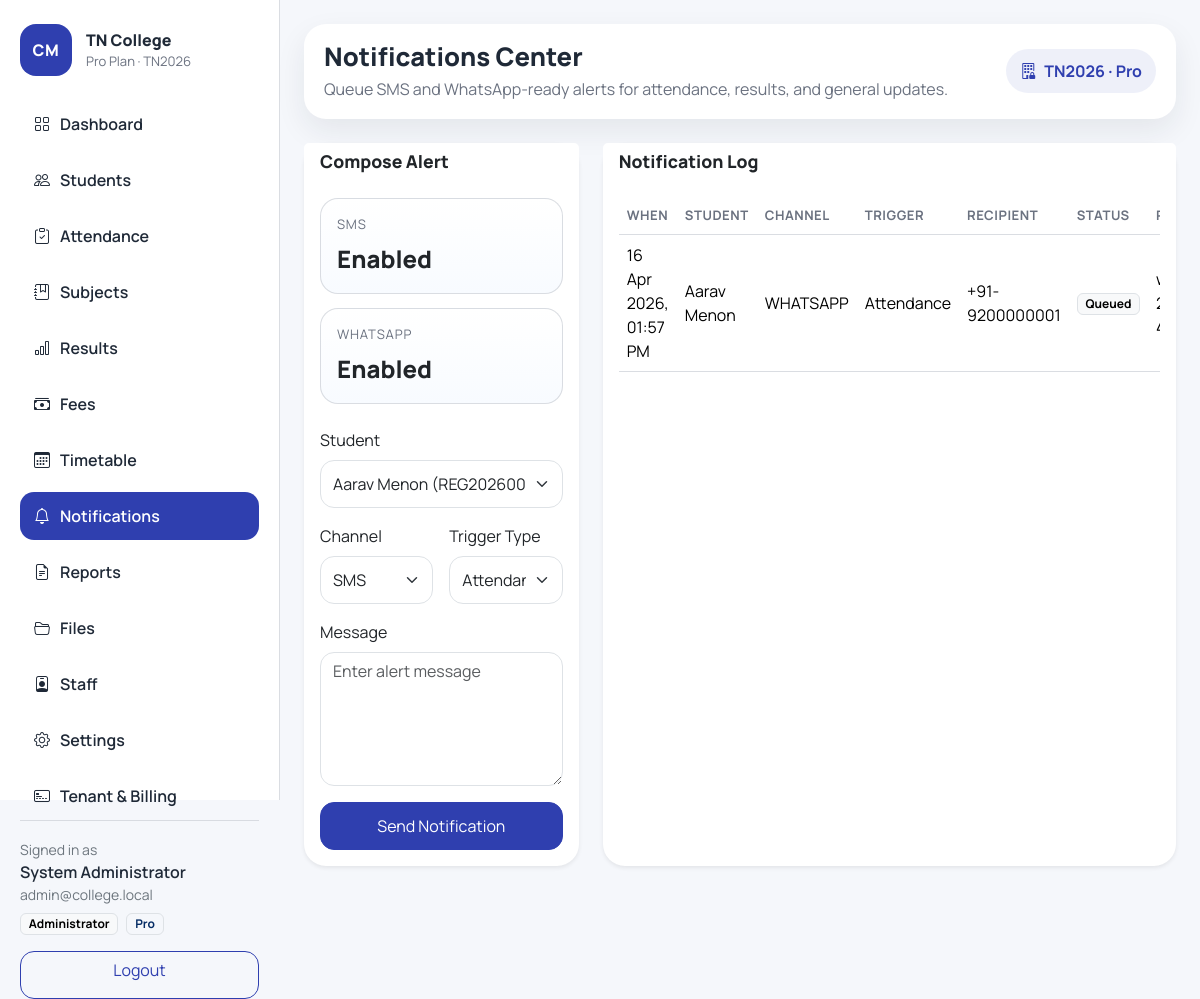
Screenshot of /notifications/ (signed in) with the database file from the repository.
### app/models.py (models this page shows, shortened)
class TimestampMixin:
    created_at = db.Column(db.DateTime, default=datetime.utcnow, nullable=False)
    updated_at = db.Column(
        db.DateTime,
        default=datetime.utcnow,
        onupdate=datetime.utcnow,
        nullable=False,
    )

class College(TimestampMixin, db.Model):
    __tablename__ = "colleges"
    id = db.Column(db.Integer, primary_key=True)
    name = db.Column(db.String(150), nullable=False)
    code = db.Column(db.String(30), unique=True, nullable=False)
    subdomain = db.Column(db.String(80), unique=True, nullable=True)
    contact_email = db.Column(db.String(120), nullable=True)
    contact_phone = db.Column(db.String(30), nullable=True)
    is_active = db.Column(db.Boolean, default=True, nullable=False)
    subscriptions = db.relationship(
        "CollegeSubscription",
        backref="college",
        lazy=True,
        cascade="all, delete-orphan",
    )
    departments = db.relationship("Department", backref="college", lazy=True)
    users = db.relationship("User", backref="college", lazy=True)
    students = db.relationship("Student", backref="college", lazy=True)
    subjects = db.relationship("Subject", backref="college", lazy=True)
    fee_categories = db.relationship("FeeCategory", backref="college", lazy=True)
    time_slots = db.relationship("TimeSlot", backref="college", lazy=True)
    timetable_entries = db.relationship("TimetableEntry", backref="college", lazy=True)
    notifications = db.relationship("NotificationLog", backref="college", lazy=True)
    uploaded_files = db.relationship("UploadedFile", backref="college", lazy=True)
    @property
    def current_subscription(self):
        return (
            CollegeSubscription.query.filter_by(college_id=self.id)
            .order_by(CollegeSubscription.created_at.desc())
            .first()
        )
    @property
    def active_plan(self):
        subscription = self.current_subscription
        return subscription.plan if subscription and subscription.plan else None

class SubscriptionPlan(TimestampMixin, db.Model):
    __tablename__ = "subscription_plans"
    id = db.Column(db.Integer, primary_key=True)
    name = db.Column(db.String(80), unique=True, nullable=False)
    code = db.Column(db.String(30), unique=True, nullable=False)
    monthly_price = db.Column(db.Float, default=0, nullable=False)
    features = db.Column(db.JSON, default=list, nullable=False)
    subscriptions = db.relationship("CollegeSubscription", backref="plan", lazy=True)

class NotificationLog(TimestampMixin, db.Model):
    __tablename__ = "notification_logs"
    id = db.Column(db.Integer, primary_key=True)
    college_id = db.Column(db.Integer, db.ForeignKey("colleges.id"), nullable=False, index=True)
    student_id = db.Column(db.Integer, db.ForeignKey("students.id"), nullable=True)
    triggered_by_user_id = db.Column(db.Integer, db.ForeignKey("users.id"), nullable=True)
    channel = db.Column(db.String(30), nullable=False)
    recipient = db.Column(db.String(120), nullable=False)
    message = db.Column(db.Text, nullable=False)
    trigger_type = db.Column(db.String(50), nullable=False)
    status = db.Column(db.String(30), default="queued", nullable=False)
    provider = db.Column(db.String(50), nullable=True)
    external_reference = db.Column(db.String(120), nullable=True)
    triggered_by = db.relationship("User", foreign_keys=[triggered_by_user_id], lazy=True)

class User(UserMixin, TimestampMixin, db.Model):
    __tablename__ = "users"
    id = db.Column(db.Integer, primary_key=True)
    college_id = db.Column(db.Integer, db.ForeignKey("colleges.id"), nullable=True, index=True)
    username = db.Column(db.String(80), unique=True, nullable=False)
    email = db.Column(db.String(120), unique=True, nullable=False)
    full_name = db.Column(db.String(120), nullable=True)
    phone = db.Column(db.String(30), nullable=True)
    password_hash = db.Column(db.String(255), nullable=False)
    role = db.Column(db.String(20), default="admin", nullable=False)
    department_id = db.Column(db.Integer, db.ForeignKey("departments.id"), nullable=True)
    is_active_user = db.Column(db.Boolean, default=True, nullable=False)
    activities = db.relationship("ActivityLog", backref="actor", lazy=True)
    department = db.relationship("Department", backref="team_members", lazy=True)
    assigned_subjects = db.relationship(
        "Subject",
        secondary=staff_subject_assignments,
        back_populates="assigned_staff",
        lazy="subquery",
    )
    staff_timetable = db.relationship("TimetableEntry", backref="staff_member", lazy=True)
    uploaded_items = db.relationship("UploadedFile", backref="uploaded_by", lazy=True)
    @property
    def is_active(self):
        return self.is_active_user
    @property
    def display_name(self):
        return self.full_name or self.username

class Student(TimestampMixin, db.Model):
    __tablename__ = "students"
    id = db.Column(db.Integer, primary_key=True)
    college_id = db.Column(db.Integer, db.ForeignKey("colleges.id"), nullable=True, index=True)
    user_id = db.Column(db.Integer, db.ForeignKey("users.id"), unique=True, nullable=True)
    name = db.Column(db.String(120), nullable=False)
    register_no = db.Column(db.String(50), unique=True, nullable=False)
    phone = db.Column(db.String(30), nullable=True)
    year = db.Column(db.Integer, nullable=False)
    department_id = db.Column(db.Integer, db.ForeignKey("departments.id"), nullable=False)
    portal_user = db.relationship("User", foreign_keys=[user_id], backref=db.backref("student_profile", uselist=False))
    attendance_records = db.relationship(
        "Attendance",
        backref="student",
        lazy=True,
        cascade="all, delete-orphan",
    )
    marks = db.relationship("Mark", backref="student", lazy=True, cascade="all, delete-orphan")
    summaries = db.relationship(
        "ResultSummary",
        backref="student",
        lazy=True,
        cascade="all, delete-orphan",
    )
    fee_records = db.relationship("StudentFee", backref="student", lazy=True, cascade="all, delete-orphan")
    uploaded_files = db.relationship("UploadedFile", backref="student", lazy=True)
    notifications = db.relationship("NotificationLog", backref="student", lazy=True)
    parents = db.relationship(
        "ParentProfile",
        secondary=parent_student_links,
        back_populates="students",
        lazy="subquery",
    )

### app/blueprints/notifications/routes.py (the view, shortened to what this page needs)
@notifications_bp.route("/", methods=["GET", "POST"])
@login_required
@roles_required("admin", "hod", "staff")
@feature_required("sms_notifications", "whatsapp_notifications")
def notification_center():
    form = NotificationComposeForm()
    accessible_students = get_accessible_students(current_user)
    accessible_student_ids = get_accessible_student_ids(current_user)
    form.student_id.choices = [
        (student.id, f"{student.name} ({student.register_no})") for student in accessible_students
    ]
    logs = (
        college_scoped_query(NotificationLog, current_user)
        .filter(NotificationLog.student_id.in_(accessible_student_ids or [0]))
        .order_by(NotificationLog.created_at.desc())
        .limit(25)
        .all()
    )
    return render_template(
        "notifications/index.html",
        form=form,
        logs=logs,
        sms_enabled=college_has_feature("sms_notifications", current_user),
        whatsapp_enabled=college_has_feature("whatsapp_notifications", current_user),
    )

### app/templates/notifications/index.html (shortened to what this page needs)
{% extends "base.html" %}
{% block page_title %}Notifications Center{% endblock %}
{% block page_subtitle %}Queue SMS and WhatsApp-ready alerts for attendance, results, and general updates.{% endblock %}
{% block content %}
<div class="row g-4">
    <div class="col-12 col-xl-4">
        <div class="card border-0 shadow-sm h-100">
            <div class="card-header bg-white border-0"><h2 class="section-title">Compose Alert</h2></div>
            <div class="card-body">
                <div class="summary-grid mb-4">
                    <div class="summary-tile"><div class="label">SMS</div><div class="value">{{ "Enabled" if sms_enabled else "Disabled" }}</div></div>
                    <div class="summary-tile"><div class="label">WhatsApp</div><div class="value">{{ "Enabled" if whatsapp_enabled else "Disabled" }}</div></div>
                </div>
                <form method="post" class="row g-3">
                    <div class="col-12">{{ form.student_id.label(class="form-label") }}{{ form.student_id(class="form-select") }}</div>
                    <div class="col-12 col-md-6">{{ form.channel.label(class="form-label") }}{{ form.channel(class="form-select") }}</div>
                    <div class="col-12 col-md-6">{{ form.trigger_type.label(class="form-label") }}{{ form.trigger_type(class="form-select") }}</div>
                    <div class="col-12">{{ form.message.label(class="form-label") }}{{ form.message(class="form-control", rows="5", placeholder="Enter alert message") }}</div>
                    <div class="col-12 d-grid">{{ form.submit(class="btn btn-primary") }}</div>
                </form>
            </div>
        </div>
    </div>
    <div class="col-12 col-xl-8">
        <div class="card border-0 shadow-sm h-100">
            <div class="card-header bg-white border-0"><h2 class="section-title">Notification Log</h2></div>
            <div class="card-body">
                <div class="table-responsive">
                    <table class="table align-middle custom-table">
                        <thead><tr><th>When</th><th>Student</th><th>Channel</th><th>Trigger</th><th>Recipient</th><th>Status</th><th>Reference</th></tr></thead>
                        <tbody>
                            {% for log in logs %}
                            <tr>
                                <td>{{ log.created_at.strftime('%d %b %Y, %I:%M %p') }}</td>
                                <td>{{ log.student.name if log.student else 'Broadcast' }}</td>
                                <td>{{ log.channel|upper }}</td>
                                <td>{{ log.trigger_type|title }}</td>
                                <td>{{ log.recipient }}</td>
                                <td><span class="badge text-bg-light border">{{ log.status|title }}</span></td>
                                <td>{{ log.external_reference or 'NA' }}</td>
                            </tr>
                            {% else %}
                            <tr><td colspan="7" class="text-center py-4 text-secondary">No notifications logged yet.</td></tr>
                            {% endfor %}
                        </tbody>
                    </table>
                </div>
            </div>
        </div>
    </div>
</div>
{% endblock %}

### app/templates/base.html (shortened to what this page needs)
{% macro nav_link(endpoint, label, icon, startswith=None) -%}
{% set active = request.endpoint == endpoint or (startswith and request.endpoint and request.endpoint.startswith(startswith)) %}
<a class="nav-link {% if active %}active{% endif %}" href="{{ url_for(endpoint) }}">
    <i class="bi bi-{{ icon }}"></i>
    <span>{{ label }}</span>
</a>
{%- endmacro %}
<!doctype html>
<html lang="en">
<head>
    <link href="https://cdn.jsdelivr.net/npm/bootstrap@5.3.3/dist/css/bootstrap.min.css" rel="stylesheet">
    <link href="https://cdn.jsdelivr.net/npm/bootstrap-icons@1.11.3/font/bootstrap-icons.css" rel="stylesheet">
    <link href="{{ url_for('static', filename='css/styles.css') }}" rel="stylesheet">
</head>
<body class="app-body">
{% if current_user.is_authenticated %}
<div class="app-shell">
    <aside class="sidebar d-none d-lg-flex flex-column">
        <div>
            <div class="brand-panel">
                <div class="brand-mark">CM</div>
                <div>
                    <div class="brand-title">{{ active_college.name if active_college else college_name }}</div>
                    <div class="brand-subtitle">
                        {{ active_plan.name if active_plan else "Starter" }} Plan
                        {% if active_college and active_college.code %}· {{ active_college.code }}{% endif %}
                    </div>
                </div>
            </div>
            <nav class="nav flex-column nav-pills sidebar-nav gap-2 mt-4">
                {% if current_user.role == "student" %}
                    {{ nav_link("portal.student_dashboard", "Student Portal", "person-workspace", "portal.") }}
                    {{ nav_link("portal.profile", "Profile", "person-circle") }}
                {% elif current_user.role == "parent" %}
                    {{ nav_link("portal.parent_dashboard", "Parent Portal", "people", "portal.") }}
                    {{ nav_link("portal.profile", "Profile", "person-circle") }}
                {% else %}
                    {{ nav_link("main.dashboard", "Dashboard", "grid", "main.") }}
                    {{ nav_link("students.list_students", "Students", "people", "students.") }}
                    {{ nav_link("attendance.manage_attendance", "Attendance", "clipboard-check", "attendance.") }}
                    {{ nav_link("subjects.list_subjects", "Subjects", "journal-bookmark", "subjects.") }}
                    {{ nav_link("results.manage_results", "Results", "bar-chart", "results.") }}
                    {% if "fee_management" in plan_features %}
                        {{ nav_link("fees.manage_fees", "Fees", "cash-stack", "fees.") }}
                    {% endif %}
                    {% if "timetable" in plan_features %}
                        {{ nav_link("timetable.manage_timetable", "Timetable", "calendar3", "timetable.") }}
                    {% endif %}
                    {% if "sms_notifications" in plan_features or "whatsapp_notifications" in plan_features %}
                        {{ nav_link("notifications.notification_center", "Notifications", "bell", "notifications.") }}
                    {% endif %}
                    {{ nav_link("reports.report_center", "Reports", "file-earmark-text", "reports.") }}
                    {% if "document_uploads" in plan_features or "event_gallery" in plan_features %}
                        {{ nav_link("files.file_center", "Files", "folder2-open", "files.") }}
                    {% endif %}
                    {% if current_user.role == "admin" %}
                        {{ nav_link("staff.list_staff", "Staff", "person-badge", "staff.") }}
                        {{ nav_link("settings.manage_settings", "Settings", "gear", "settings.") }}
                        {{ nav_link("saas.tenant_center", "Tenant & Billing", "credit-card-2-front", "saas.") }}
                    {% endif %}
                {% endif %}
            </nav>
        </div>
        <div class="sidebar-footer">
            <div class="small text-secondary">Signed in as</div>
            <div class="fw-semibold">{{ current_user.display_name }}</div>
            <div class="small text-secondary">{{ current_user.email }}</div>
            <div class="d-flex gap-2 mt-2 flex-wrap">
                <span class="badge text-bg-light border">{{ role_labels.get(current_user.role, current_user.role|title) }}</span>
                {% if active_plan %}
                <span class="badge text-bg-primary-subtle border text-primary-emphasis">{{ active_plan.name }}</span>
                {% endif %}
            </div>
            <a href="{{ url_for('auth.logout') }}" class="btn btn-outline-primary w-100 mt-3">Logout</a>
        </div>
    </aside>
    <main class="content-area">
        <header class="topbar d-flex justify-content-between align-items-center">
            <div class="d-flex align-items-center gap-3">
                <div>
                    <h1 class="page-title mb-1">{% block page_title %}Dashboard{% endblock %}</h1>
                    <p class="page-subtitle mb-0">{% block page_subtitle %}Manage your college operations from one place.{% endblock %}</p>
                </div>
            </div>
            <div class="topbar-pill d-none d-md-inline-flex">
                <i class="bi bi-building-lock"></i>
                {% if active_college and active_college.code %}{{ active_college.code }}{% endif %}
                {% if active_plan %}· {{ active_plan.name }}{% endif %}
            </div>
        </header>
        {% block content %}{% endblock %}
    </main>
</div>
{% endif %}
</body>
</html>

### rows the page displays
College: name "TN College", code "TN2026"
SubscriptionPlan: name "Pro"
NotificationLog: trigger_type "Attendance", created_at "16 Apr 2026, 01:57 PM", student "Aarav Menon", channel "WHATSAPP", recipient "+91-9200000001", status "Queued"
User: display_name "System Administrator", email "admin@college.local", get "Administrator"

### other values shown
{{ label }} "Dashboard Students Subjects Results Fees Timetable Notifications Reports Files Staff Settings Tenant & Billing"
{{ "Enabled" if sms_enabled else "Disabled" }} "Enabled"
{{ "Enabled" if whatsapp_enabled else "Disabled" }} "Enabled"
